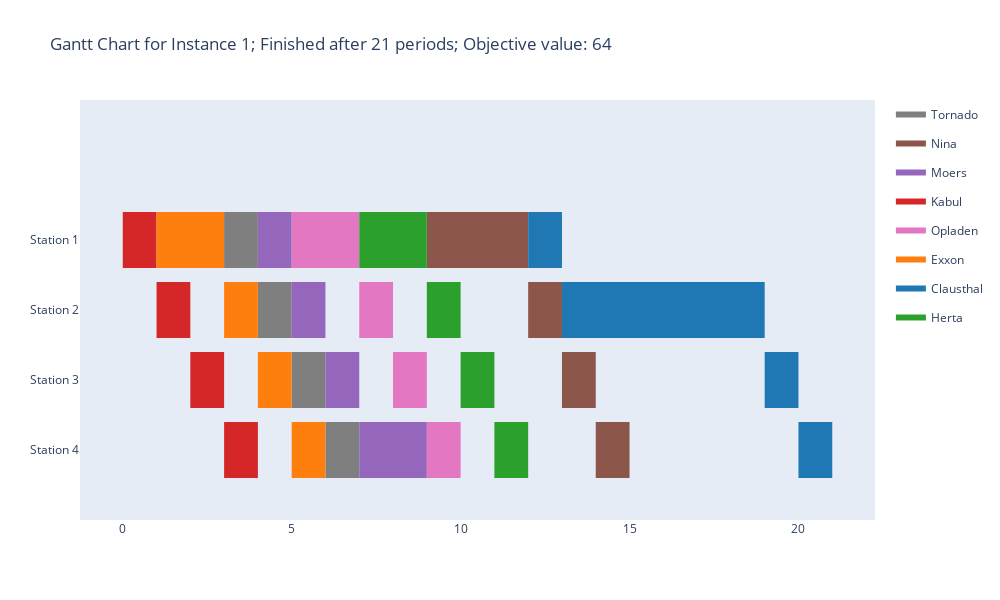
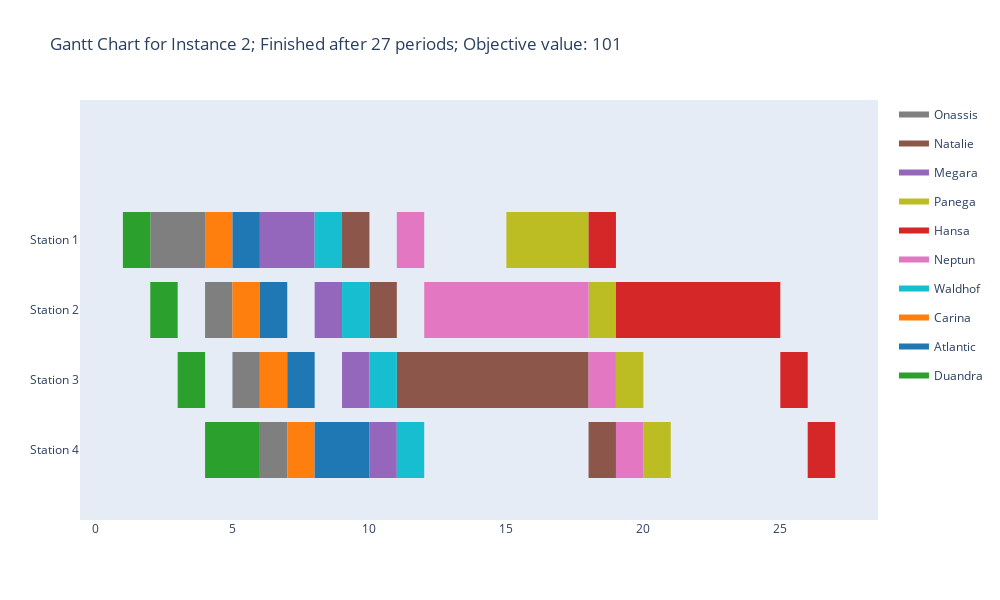
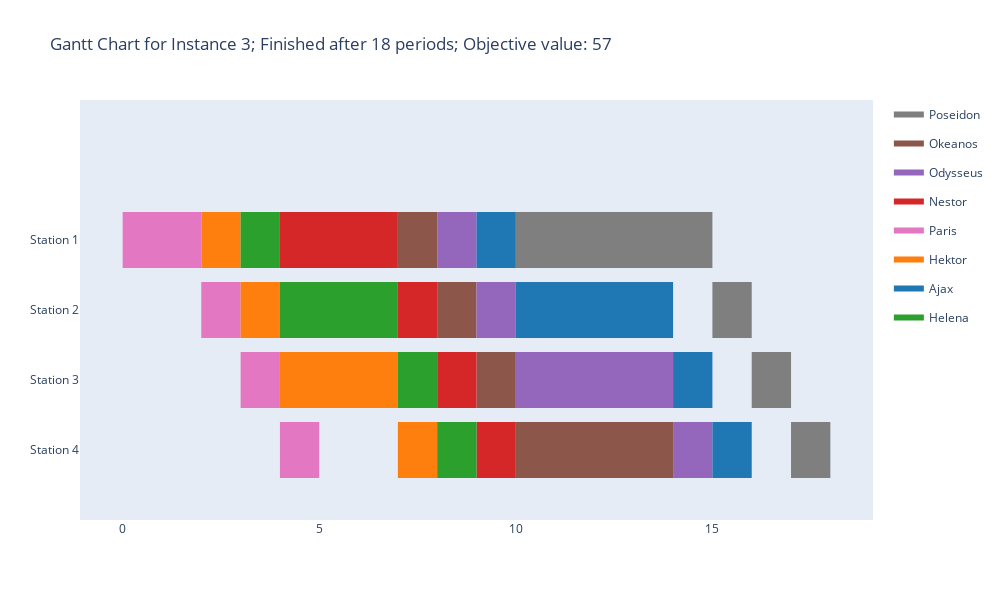

The notebook cell these images were saved under, in order:
### Markdown cell above
### d) Run model for all problem instances

### Code cell
for problem_nr in range(1,4):

    # Load data from excel file
    ships, ship_names, categories, arrivals, stations, unloading_times = load_data(problem_nr)

    # Create model instance
    model, X, _, _, _, F = create_model(ships, categories, arrivals, stations, unloading_times)

    # Solve the model
    model.solve()

    # Export results to excel file
    export_results()

    # Create gantt chart
    gantt = create_gantt_chart(problem_nr, model, ships, ship_names, stations, X, F)

    display(gantt)

### Figure 1 — Plotly figure (JSON) as saved in the notebook; plotly's stock layout.template omitted (floating-point values rounded to 4 significant figures)
{"data": [{"fill": "toself", "fillcolor": "rgb(127, 127, 127)", "hoverinfo": "name", "legendgroup": "rgb(127, 127, 127)", "mode": "none", "name": "Tornado", "showlegend": true, "type": "scatter", "x": [3, 4, 4, 3, 3, 4, 5, 5, 4, 4, 5, 6, 6, 5, 5, 6, 7, 7, 6], "y": [2.6, 2.6, 3.4, 3.4, null, 1.6, 1.6, 2.4, 2.4, null, 0.6, 0.6, 1.4, 1.4, null, -0.4, -0.4, 0.4, 0.4]}, {"fill": "toself", "fillcolor": "rgb(140, 86, 75)", "hoverinfo": "name", "legendgroup": "rgb(140, 86, 75)", "mode": "none", "name": "Nina", "showlegend": true, "type": "scatter", "x": [9, 12, 12, 9, 9, 12, 13, 13, 12, 12, 13, 14, 14, 13, 13, 14, 15, 15, 14], "y": [2.6, 2.6, 3.4, 3.4, null, 1.6, 1.6, 2.4, 2.4, null, 0.6, 0.6, 1.4, 1.4, null, -0.4, -0.4, 0.4, 0.4]}, {"fill": "toself", "fillcolor": "rgb(148, 103, 189)", "hoverinfo": "name", "legendgroup": "rgb(148, 103, 189)", "mode": "none", "name": "Moers", "showlegend": true, "type": "scatter", "x": [4, 5, 5, 4, 4, 5, 6, 6, 5, 5, 6, 7, 7, 6, 6, 7, 9, 9, 7], "y": [2.6, 2.6, 3.4, 3.4, null, 1.6, 1.6, 2.4, 2.4, null, 0.6, 0.6, 1.4, 1.4, null, -0.4, -0.4, 0.4, 0.4]}, {"fill": "toself", "fillcolor": "rgb(214, 39, 40)", "hoverinfo": "name", "legendgroup": "rgb(214, 39, 40)", "mode": "none", "name": "Kabul", "showlegend": true, "type": "scatter", "x": [0, 1, 1, 0, 0, 1, 2, 2, 1, 1, 2, 3, 3, 2, 2, 3, 4, 4, 3], "y": [2.6, 2.6, 3.4, 3.4, null, 1.6, 1.6, 2.4, 2.4, null, 0.6, 0.6, 1.4, 1.4, null, -0.4, -0.4, 0.4, 0.4]}, {"fill": "toself", "fillcolor": "rgb(227, 119, 194)", "hoverinfo": "name", "legendgroup": "rgb(227, 119, 194)", "mode": "none", "name": "Opladen", "showlegend": true, "type": "scatter", "x": [5, 7, 7, 5, 5, 7, 8, 8, 7, 7, 8, 9, 9, 8, 8, 9, 10, 10, 9], "y": [2.6, 2.6, 3.4, 3.4, null, 1.6, 1.6, 2.4, 2.4, null, 0.6, 0.6, 1.4, 1.4, null, -0.4, -0.4, 0.4, 0.4]}, {"fill": "toself", "fillcolor": "rgb(255, 127, 14)", "hoverinfo": "name", "legendgroup": "rgb(255, 127, 14)", "mode": "none", "name": "Exxon", "showlegend": true, "type": "scatter", "x": [1, 3, 3, 1, 1, 3, 4, 4, 3, 3, 4, 5, 5, 4, 4, 5, 6, 6, 5], "y": [2.6, 2.6, 3.4, 3.4, null, 1.6, 1.6, 2.4, 2.4, null, 0.6, 0.6, 1.4, 1.4, null, -0.4, -0.4, 0.4, 0.4]}, {"fill": "toself", "fillcolor": "rgb(31, 119, 180)", "hoverinfo": "name", "legendgroup": "rgb(31, 119, 180)", "mode": "none", "name": "Clausthal", "showlegend": true, "type": "scatter", "x": [12, 13, 13, 12, 12, 13, 19, 19, 13, 13, 19, 20, 20, 19, 19, 20, 21, 21, 20], "y": [2.6, 2.6, 3.4, 3.4, null, 1.6, 1.6, 2.4, 2.4, null, 0.6, 0.6, 1.4, 1.4, null, -0.4, -0.4, 0.4, 0.4]}, {"fill": "toself", "fillcolor": "rgb(44, 160, 44)", "hoverinfo": "name", "legendgroup": "rgb(44, 160, 44)", "mode": "none", "name": "Herta", "showlegend": true, "type": "scatter", "x": [7, 9, 9, 7, 7, 9, 10, 10, 9, 9, 10, 11, 11, 10, 10, 11, 12, 12, 11], "y": [2.6, 2.6, 3.4, 3.4, null, 1.6, 1.6, 2.4, 2.4, null, 0.6, 0.6, 1.4, 1.4, null, -0.4, -0.4, 0.4, 0.4]}, {"legendgroup": "rgb(127, 127, 127)", "marker": {"color": "rgb(127, 127, 127)", "opacity": 0, "size": 1}, "mode": "markers", "name": "", "showlegend": false, "text": [null, null, null, null, null, null, null, null], "type": "scatter", "x": [3, 4, 4, 5, 5, 6, 6, 7], "y": [3, 3, 2, 2, 1, 1, 0, 0]}, {"legendgroup": "rgb(140, 86, 75)", "marker": {"color": "rgb(140, 86, 75)", "opacity": 0, "size": 1}, "mode": "markers", "name": "", "showlegend": false, "text": [null, null, null, null, null, null, null, null], "type": "scatter", "x": [9, 12, 12, 13, 13, 14, 14, 15], "y": [3, 3, 2, 2, 1, 1, 0, 0]}, {"legendgroup": "rgb(148, 103, 189)", "marker": {"color": "rgb(148, 103, 189)", "opacity": 0, "size": 1}, "mode": "markers", "name": "", "showlegend": false, "text": [null, null, null, null, null, null, null, null], "type": "scatter", "x": [4, 5, 5, 6, 6, 7, 7, 9], "y": [3, 3, 2, 2, 1, 1, 0, 0]}, {"legendgroup": "rgb(214, 39, 40)", "marker": {"color": "rgb(214, 39, 40)", "opacity": 0, "size": 1}, "mode": "markers", "name": "", "showlegend": false, "text": [null, null, null, null, null, null, null, null], "type": "scatter", "x": [0, 1, 1, 2, 2, 3, 3, 4], "y": [3, 3, 2, 2, 1, 1, 0, 0]}, {"legendgroup": "rgb(227, 119, 194)", "marker": {"color": "rgb(227, 119, 194)", "opacity": 0, "size": 1}, "mode": "markers", "name": "", "showlegend": false, "text": [null, null, null, null, null, null, null, null], "type": "scatter", "x": [5, 7, 7, 8, 8, 9, 9, 10], "y": [3, 3, 2, 2, 1, 1, 0, 0]}, {"legendgroup": "rgb(255, 127, 14)", "marker": {"color": "rgb(255, 127, 14)", "opacity": 0, "size": 1}, "mode": "markers", "name": "", "showlegend": false, "text": [null, null, null, null, null, null, null, null], "type": "scatter", "x": [1, 3, 3, 4, 4, 5, 5, 6], "y": [3, 3, 2, 2, 1, 1, 0, 0]}, {"legendgroup": "rgb(31, 119, 180)", "marker": {"color": "rgb(31, 119, 180)", "opacity": 0, "size": 1}, "mode": "markers", "name": "", "showlegend": false, "text": [null, null, null, null, null, null, null, null], "type": "scatter", "x": [12, 13, 13, 19, 19, 20, 20, 21], "y": [3, 3, 2, 2, 1, 1, 0, 0]}, {"legendgroup": "rgb(44, 160, 44)", "marker": {"color": "rgb(44, 160, 44)", "opacity": 0, "size": 1}, "mode": "markers", "name": "", "showlegend": false, "text": [null, null, null, null, null, null, null, null], "type": "scatter", "x": [7, 9, 9, 10, 10, 11, 11, 12], "y": [3, 3, 2, 2, 1, 1, 0, 0]}], "layout": {"autosize": false, "height": 600, "hovermode": "closest", "showlegend": true, "title": {"text": "Gantt Chart for Instance 1; Finished after 21 periods; Objective value: 64"}, "width": 1000, "xaxis": {"rangeselector": {"buttons": [{"count": 7, "label": "1w", "step": "day", "stepmode": "backward"}, {"count": 1, "label": "1m", "step": "month", "stepmode": "backward"}, {"count": 6, "label": "6m", "step": "month", "stepmode": "backward"}, {"count": 1, "label": "YTD", "step": "year", "stepmode": "todate"}, {"count": 1, "label": "1y", "step": "year", "stepmode": "backward"}, {"step": "all"}]}, "showgrid": false, "type": "linear", "zeroline": false}, "yaxis": {"autorange": false, "range": [-1, 5], "showgrid": false, "ticktext": ["Station 4", "Station 3", "Station 2", "Station 1"], "tickvals": [0, 1, 2, 3], "zeroline": false}}}

### Figure 2 — Plotly figure (JSON) as saved in the notebook; plotly's stock layout.template omitted (floating-point values rounded to 4 significant figures)
{"data": [{"fill": "toself", "fillcolor": "rgb(127, 127, 127)", "hoverinfo": "name", "legendgroup": "rgb(127, 127, 127)", "mode": "none", "name": "Onassis", "showlegend": true, "type": "scatter", "x": [2, 4, 4, 2, 2, 4, 5, 5, 4, 4, 5, 6, 6, 5, 5, 6, 7, 7, 6], "y": [2.6, 2.6, 3.4, 3.4, null, 1.6, 1.6, 2.4, 2.4, null, 0.6, 0.6, 1.4, 1.4, null, -0.4, -0.4, 0.4, 0.4]}, {"fill": "toself", "fillcolor": "rgb(140, 86, 75)", "hoverinfo": "name", "legendgroup": "rgb(140, 86, 75)", "mode": "none", "name": "Natalie", "showlegend": true, "type": "scatter", "x": [9, 10, 10, 9, 9, 10, 11, 11, 10, 10, 11, 18, 18, 11, 11, 18, 19, 19, 18], "y": [2.6, 2.6, 3.4, 3.4, null, 1.6, 1.6, 2.4, 2.4, null, 0.6, 0.6, 1.4, 1.4, null, -0.4, -0.4, 0.4, 0.4]}, {"fill": "toself", "fillcolor": "rgb(148, 103, 189)", "hoverinfo": "name", "legendgroup": "rgb(148, 103, 189)", "mode": "none", "name": "Megara", "showlegend": true, "type": "scatter", "x": [6, 8, 8, 6, 6, 8, 9, 9, 8, 8, 9, 10, 10, 9, 9, 10, 11, 11, 10], "y": [2.6, 2.6, 3.4, 3.4, null, 1.6, 1.6, 2.4, 2.4, null, 0.6, 0.6, 1.4, 1.4, null, -0.4, -0.4, 0.4, 0.4]}, {"fill": "toself", "fillcolor": "rgb(188, 189, 34)", "hoverinfo": "name", "legendgroup": "rgb(188, 189, 34)", "mode": "none", "name": "Panega", "showlegend": true, "type": "scatter", "x": [15, 18, 18, 15, 15, 18, 19, 19, 18, 18, 19, 20, 20, 19, 19, 20, 21, 21, 20], "y": [2.6, 2.6, 3.4, 3.4, null, 1.6, 1.6, 2.4, 2.4, null, 0.6, 0.6, 1.4, 1.4, null, -0.4, -0.4, 0.4, 0.4]}, {"fill": "toself", "fillcolor": "rgb(214, 39, 40)", "hoverinfo": "name", "legendgroup": "rgb(214, 39, 40)", "mode": "none", "name": "Hansa", "showlegend": true, "type": "scatter", "x": [18, 19, 19, 18, 18, 19, 25, 25, 19, 19, 25, 26, 26, 25, 25, 26, 27, 27, 26], "y": [2.6, 2.6, 3.4, 3.4, null, 1.6, 1.6, 2.4, 2.4, null, 0.6, 0.6, 1.4, 1.4, null, -0.4, -0.4, 0.4, 0.4]}, {"fill": "toself", "fillcolor": "rgb(227, 119, 194)", "hoverinfo": "name", "legendgroup": "rgb(227, 119, 194)", "mode": "none", "name": "Neptun", "showlegend": true, "type": "scatter", "x": [11, 12, 12, 11, 11, 12, 18, 18, 12, 12, 18, 19, 19, 18, 18, 19, 20, 20, 19], "y": [2.6, 2.6, 3.4, 3.4, null, 1.6, 1.6, 2.4, 2.4, null, 0.6, 0.6, 1.4, 1.4, null, -0.4, -0.4, 0.4, 0.4]}, {"fill": "toself", "fillcolor": "rgb(23, 190, 207)", "hoverinfo": "name", "legendgroup": "rgb(23, 190, 207)", "mode": "none", "name": "Waldhof", "showlegend": true, "type": "scatter", "x": [8, 9, 9, 8, 8, 9, 10, 10, 9, 9, 10, 11, 11, 10, 10, 11, 12, 12, 11], "y": [2.6, 2.6, 3.4, 3.4, null, 1.6, 1.6, 2.4, 2.4, null, 0.6, 0.6, 1.4, 1.4, null, -0.4, -0.4, 0.4, 0.4]}, {"fill": "toself", "fillcolor": "rgb(255, 127, 14)", "hoverinfo": "name", "legendgroup": "rgb(255, 127, 14)", "mode": "none", "name": "Carina", "showlegend": true, "type": "scatter", "x": [4, 5, 5, 4, 4, 5, 6, 6, 5, 5, 6, 7, 7, 6, 6, 7, 8, 8, 7], "y": [2.6, 2.6, 3.4, 3.4, null, 1.6, 1.6, 2.4, 2.4, null, 0.6, 0.6, 1.4, 1.4, null, -0.4, -0.4, 0.4, 0.4]}, {"fill": "toself", "fillcolor": "rgb(31, 119, 180)", "hoverinfo": "name", "legendgroup": "rgb(31, 119, 180)", "mode": "none", "name": "Atlantic", "showlegend": true, "type": "scatter", "x": [5, 6, 6, 5, 5, 6, 7, 7, 6, 6, 7, 8, 8, 7, 7, 8, 10, 10, 8], "y": [2.6, 2.6, 3.4, 3.4, null, 1.6, 1.6, 2.4, 2.4, null, 0.6, 0.6, 1.4, 1.4, null, -0.4, -0.4, 0.4, 0.4]}, {"fill": "toself", "fillcolor": "rgb(44, 160, 44)", "hoverinfo": "name", "legendgroup": "rgb(44, 160, 44)", "mode": "none", "name": "Duandra", "showlegend": true, "type": "scatter", "x": [1, 2, 2, 1, 1, 2, 3, 3, 2, 2, 3, 4, 4, 3, 3, 4, 6, 6, 4], "y": [2.6, 2.6, 3.4, 3.4, null, 1.6, 1.6, 2.4, 2.4, null, 0.6, 0.6, 1.4, 1.4, null, -0.4, -0.4, 0.4, 0.4]}, {"legendgroup": "rgb(127, 127, 127)", "marker": {"color": "rgb(127, 127, 127)", "opacity": 0, "size": 1}, "mode": "markers", "name": "", "showlegend": false, "text": [null, null, null, null, null, null, null, null], "type": "scatter", "x": [2, 4, 4, 5, 5, 6, 6, 7], "y": [3, 3, 2, 2, 1, 1, 0, 0]}, {"legendgroup": "rgb(140, 86, 75)", "marker": {"color": "rgb(140, 86, 75)", "opacity": 0, "size": 1}, "mode": "markers", "name": "", "showlegend": false, "text": [null, null, null, null, null, null, null, null], "type": "scatter", "x": [9, 10, 10, 11, 11, 18, 18, 19], "y": [3, 3, 2, 2, 1, 1, 0, 0]}, {"legendgroup": "rgb(148, 103, 189)", "marker": {"color": "rgb(148, 103, 189)", "opacity": 0, "size": 1}, "mode": "markers", "name": "", "showlegend": false, "text": [null, null, null, null, null, null, null, null], "type": "scatter", "x": [6, 8, 8, 9, 9, 10, 10, 11], "y": [3, 3, 2, 2, 1, 1, 0, 0]}, {"legendgroup": "rgb(188, 189, 34)", "marker": {"color": "rgb(188, 189, 34)", "opacity": 0, "size": 1}, "mode": "markers", "name": "", "showlegend": false, "text": [null, null, null, null, null, null, null, null], "type": "scatter", "x": [15, 18, 18, 19, 19, 20, 20, 21], "y": [3, 3, 2, 2, 1, 1, 0, 0]}, {"legendgroup": "rgb(214, 39, 40)", "marker": {"color": "rgb(214, 39, 40)", "opacity": 0, "size": 1}, "mode": "markers", "name": "", "showlegend": false, "text": [null, null, null, null, null, null, null, null], "type": "scatter", "x": [18, 19, 19, 25, 25, 26, 26, 27], "y": [3, 3, 2, 2, 1, 1, 0, 0]}, {"legendgroup": "rgb(227, 119, 194)", "marker": {"color": "rgb(227, 119, 194)", "opacity": 0, "size": 1}, "mode": "markers", "name": "", "showlegend": false, "text": [null, null, null, null, null, null, null, null], "type": "scatter", "x": [11, 12, 12, 18, 18, 19, 19, 20], "y": [3, 3, 2, 2, 1, 1, 0, 0]}, {"legendgroup": "rgb(23, 190, 207)", "marker": {"color": "rgb(23, 190, 207)", "opacity": 0, "size": 1}, "mode": "markers", "name": "", "showlegend": false, "text": [null, null, null, null, null, null, null, null], "type": "scatter", "x": [8, 9, 9, 10, 10, 11, 11, 12], "y": [3, 3, 2, 2, 1, 1, 0, 0]}, {"legendgroup": "rgb(255, 127, 14)", "marker": {"color": "rgb(255, 127, 14)", "opacity": 0, "size": 1}, "mode": "markers", "name": "", "showlegend": false, "text": [null, null, null, null, null, null, null, null], "type": "scatter", "x": [4, 5, 5, 6, 6, 7, 7, 8], "y": [3, 3, 2, 2, 1, 1, 0, 0]}, {"legendgroup": "rgb(31, 119, 180)", "marker": {"color": "rgb(31, 119, 180)", "opacity": 0, "size": 1}, "mode": "markers", "name": "", "showlegend": false, "text": [null, null, null, null, null, null, null, null], "type": "scatter", "x": [5, 6, 6, 7, 7, 8, 8, 10], "y": [3, 3, 2, 2, 1, 1, 0, 0]}, {"legendgroup": "rgb(44, 160, 44)", "marker": {"color": "rgb(44, 160, 44)", "opacity": 0, "size": 1}, "mode": "markers", "name": "", "showlegend": false, "text": [null, null, null, null, null, null, null, null], "type": "scatter", "x": [1, 2, 2, 3, 3, 4, 4, 6], "y": [3, 3, 2, 2, 1, 1, 0, 0]}], "layout": {"autosize": false, "height": 600, "hovermode": "closest", "showlegend": true, "title": {"text": "Gantt Chart for Instance 2; Finished after 27 periods; Objective value: 101"}, "width": 1000, "xaxis": {"rangeselector": {"buttons": [{"count": 7, "label": "1w", "step": "day", "stepmode": "backward"}, {"count": 1, "label": "1m", "step": "month", "stepmode": "backward"}, {"count": 6, "label": "6m", "step": "month", "stepmode": "backward"}, {"count": 1, "label": "YTD", "step": "year", "stepmode": "todate"}, {"count": 1, "label": "1y", "step": "year", "stepmode": "backward"}, {"step": "all"}]}, "showgrid": false, "type": "linear", "zeroline": false}, "yaxis": {"autorange": false, "range": [-1, 5], "showgrid": false, "ticktext": ["Station 4", "Station 3", "Station 2", "Station 1"], "tickvals": [0, 1, 2, 3], "zeroline": false}}}

### Figure 3 — Plotly figure (JSON) as saved in the notebook; plotly's stock layout.template omitted (floating-point values rounded to 4 significant figures)
{"data": [{"fill": "toself", "fillcolor": "rgb(127, 127, 127)", "hoverinfo": "name", "legendgroup": "rgb(127, 127, 127)", "mode": "none", "name": "Poseidon", "showlegend": true, "type": "scatter", "x": [10, 15, 15, 10, 10, 15, 16, 16, 15, 15, 16, 17, 17, 16, 16, 17, 18, 18, 17], "y": [2.6, 2.6, 3.4, 3.4, null, 1.6, 1.6, 2.4, 2.4, null, 0.6, 0.6, 1.4, 1.4, null, -0.4, -0.4, 0.4, 0.4]}, {"fill": "toself", "fillcolor": "rgb(140, 86, 75)", "hoverinfo": "name", "legendgroup": "rgb(140, 86, 75)", "mode": "none", "name": "Okeanos", "showlegend": true, "type": "scatter", "x": [7, 8, 8, 7, 7, 8, 9, 9, 8, 8, 9, 10, 10, 9, 9, 10, 14, 14, 10], "y": [2.6, 2.6, 3.4, 3.4, null, 1.6, 1.6, 2.4, 2.4, null, 0.6, 0.6, 1.4, 1.4, null, -0.4, -0.4, 0.4, 0.4]}, {"fill": "toself", "fillcolor": "rgb(148, 103, 189)", "hoverinfo": "name", "legendgroup": "rgb(148, 103, 189)", "mode": "none", "name": "Odysseus", "showlegend": true, "type": "scatter", "x": [8, 9, 9, 8, 8, 9, 10, 10, 9, 9, 10, 14, 14, 10, 10, 14, 15, 15, 14], "y": [2.6, 2.6, 3.4, 3.4, null, 1.6, 1.6, 2.4, 2.4, null, 0.6, 0.6, 1.4, 1.4, null, -0.4, -0.4, 0.4, 0.4]}, {"fill": "toself", "fillcolor": "rgb(214, 39, 40)", "hoverinfo": "name", "legendgroup": "rgb(214, 39, 40)", "mode": "none", "name": "Nestor", "showlegend": true, "type": "scatter", "x": [4, 7, 7, 4, 4, 7, 8, 8, 7, 7, 8, 9, 9, 8, 8, 9, 10, 10, 9], "y": [2.6, 2.6, 3.4, 3.4, null, 1.6, 1.6, 2.4, 2.4, null, 0.6, 0.6, 1.4, 1.4, null, -0.4, -0.4, 0.4, 0.4]}, {"fill": "toself", "fillcolor": "rgb(227, 119, 194)", "hoverinfo": "name", "legendgroup": "rgb(227, 119, 194)", "mode": "none", "name": "Paris", "showlegend": true, "type": "scatter", "x": [0, 2, 2, 0, 0, 2, 3, 3, 2, 2, 3, 4, 4, 3, 3, 4, 5, 5, 4], "y": [2.6, 2.6, 3.4, 3.4, null, 1.6, 1.6, 2.4, 2.4, null, 0.6, 0.6, 1.4, 1.4, null, -0.4, -0.4, 0.4, 0.4]}, {"fill": "toself", "fillcolor": "rgb(255, 127, 14)", "hoverinfo": "name", "legendgroup": "rgb(255, 127, 14)", "mode": "none", "name": "Hektor", "showlegend": true, "type": "scatter", "x": [2, 3, 3, 2, 2, 3, 4, 4, 3, 3, 4, 7, 7, 4, 4, 7, 8, 8, 7], "y": [2.6, 2.6, 3.4, 3.4, null, 1.6, 1.6, 2.4, 2.4, null, 0.6, 0.6, 1.4, 1.4, null, -0.4, -0.4, 0.4, 0.4]}, {"fill": "toself", "fillcolor": "rgb(31, 119, 180)", "hoverinfo": "name", "legendgroup": "rgb(31, 119, 180)", "mode": "none", "name": "Ajax", "showlegend": true, "type": "scatter", "x": [9, 10, 10, 9, 9, 10, 14, 14, 10, 10, 14, 15, 15, 14, 14, 15, 16, 16, 15], "y": [2.6, 2.6, 3.4, 3.4, null, 1.6, 1.6, 2.4, 2.4, null, 0.6, 0.6, 1.4, 1.4, null, -0.4, -0.4, 0.4, 0.4]}, {"fill": "toself", "fillcolor": "rgb(44, 160, 44)", "hoverinfo": "name", "legendgroup": "rgb(44, 160, 44)", "mode": "none", "name": "Helena", "showlegend": true, "type": "scatter", "x": [3, 4, 4, 3, 3, 4, 7, 7, 4, 4, 7, 8, 8, 7, 7, 8, 9, 9, 8], "y": [2.6, 2.6, 3.4, 3.4, null, 1.6, 1.6, 2.4, 2.4, null, 0.6, 0.6, 1.4, 1.4, null, -0.4, -0.4, 0.4, 0.4]}, {"legendgroup": "rgb(127, 127, 127)", "marker": {"color": "rgb(127, 127, 127)", "opacity": 0, "size": 1}, "mode": "markers", "name": "", "showlegend": false, "text": [null, null, null, null, null, null, null, null], "type": "scatter", "x": [10, 15, 15, 16, 16, 17, 17, 18], "y": [3, 3, 2, 2, 1, 1, 0, 0]}, {"legendgroup": "rgb(140, 86, 75)", "marker": {"color": "rgb(140, 86, 75)", "opacity": 0, "size": 1}, "mode": "markers", "name": "", "showlegend": false, "text": [null, null, null, null, null, null, null, null], "type": "scatter", "x": [7, 8, 8, 9, 9, 10, 10, 14], "y": [3, 3, 2, 2, 1, 1, 0, 0]}, {"legendgroup": "rgb(148, 103, 189)", "marker": {"color": "rgb(148, 103, 189)", "opacity": 0, "size": 1}, "mode": "markers", "name": "", "showlegend": false, "text": [null, null, null, null, null, null, null, null], "type": "scatter", "x": [8, 9, 9, 10, 10, 14, 14, 15], "y": [3, 3, 2, 2, 1, 1, 0, 0]}, {"legendgroup": "rgb(214, 39, 40)", "marker": {"color": "rgb(214, 39, 40)", "opacity": 0, "size": 1}, "mode": "markers", "name": "", "showlegend": false, "text": [null, null, null, null, null, null, null, null], "type": "scatter", "x": [4, 7, 7, 8, 8, 9, 9, 10], "y": [3, 3, 2, 2, 1, 1, 0, 0]}, {"legendgroup": "rgb(227, 119, 194)", "marker": {"color": "rgb(227, 119, 194)", "opacity": 0, "size": 1}, "mode": "markers", "name": "", "showlegend": false, "text": [null, null, null, null, null, null, null, null], "type": "scatter", "x": [0, 2, 2, 3, 3, 4, 4, 5], "y": [3, 3, 2, 2, 1, 1, 0, 0]}, {"legendgroup": "rgb(255, 127, 14)", "marker": {"color": "rgb(255, 127, 14)", "opacity": 0, "size": 1}, "mode": "markers", "name": "", "showlegend": false, "text": [null, null, null, null, null, null, null, null], "type": "scatter", "x": [2, 3, 3, 4, 4, 7, 7, 8], "y": [3, 3, 2, 2, 1, 1, 0, 0]}, {"legendgroup": "rgb(31, 119, 180)", "marker": {"color": "rgb(31, 119, 180)", "opacity": 0, "size": 1}, "mode": "markers", "name": "", "showlegend": false, "text": [null, null, null, null, null, null, null, null], "type": "scatter", "x": [9, 10, 10, 14, 14, 15, 15, 16], "y": [3, 3, 2, 2, 1, 1, 0, 0]}, {"legendgroup": "rgb(44, 160, 44)", "marker": {"color": "rgb(44, 160, 44)", "opacity": 0, "size": 1}, "mode": "markers", "name": "", "showlegend": false, "text": [null, null, null, null, null, null, null, null], "type": "scatter", "x": [3, 4, 4, 7, 7, 8, 8, 9], "y": [3, 3, 2, 2, 1, 1, 0, 0]}], "layout": {"autosize": false, "height": 600, "hovermode": "closest", "showlegend": true, "title": {"text": "Gantt Chart for Instance 3; Finished after 18 periods; Objective value: 57"}, "width": 1000, "xaxis": {"rangeselector": {"buttons": [{"count": 7, "label": "1w", "step": "day", "stepmode": "backward"}, {"count": 1, "label": "1m", "step": "month", "stepmode": "backward"}, {"count": 6, "label": "6m", "step": "month", "stepmode": "backward"}, {"count": 1, "label": "YTD", "step": "year", "stepmode": "todate"}, {"count": 1, "label": "1y", "step": "year", "stepmode": "backward"}, {"step": "all"}]}, "showgrid": false, "type": "linear", "zeroline": false}, "yaxis": {"autorange": false, "range": [-1, 5], "showgrid": false, "ticktext": ["Station 4", "Station 3", "Station 2", "Station 1"], "tickvals": [0, 1, 2, 3], "zeroline": false}}}
